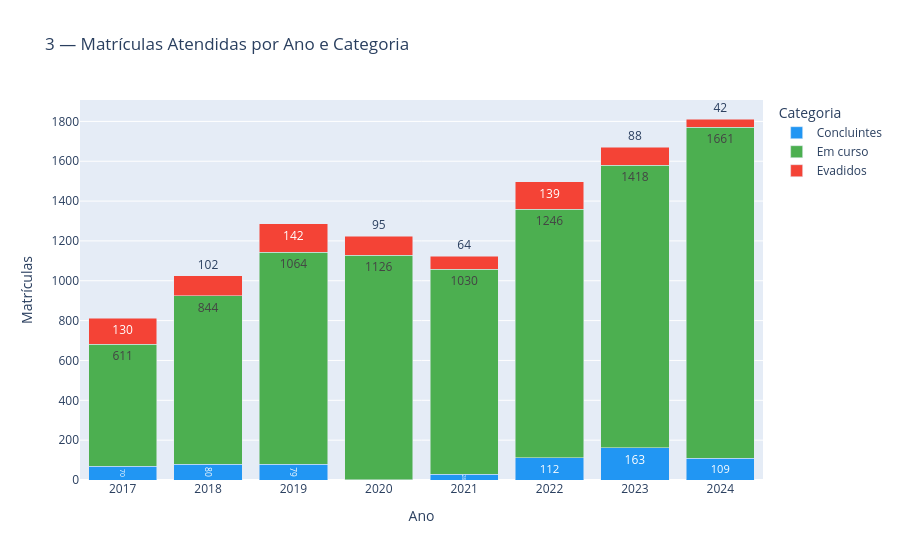

Here is the notebook cell this chart was saved with:
### Code cell
# Gráfico 3: Matrículas atendidas por ano e categoria

mat_cat = (
    df_dados_tratados.groupby(["Ano", "Categoria da Situação"])["Código da Matricula"]
    .count()
    .reset_index(name="Qtd")
)

fig_g3 = px.bar(
    mat_cat,
    x="Ano",
    y="Qtd",
    color="Categoria da Situação",
    barmode="stack",
    color_discrete_map=CORES_CATEGORIA,
    title="3 — Matrículas Atendidas por Ano e Categoria",
    labels={"Qtd": "Matrículas", "Categoria da Situação": "Categoria"},
    text_auto=True,
)
fig_g3.update_xaxes(tickmode="linear", dtick=1)
fig_g3.show()

### Figure 1 — Plotly figure (JSON) as saved in the notebook; plotly's stock layout.template omitted (floating-point values rounded to 4 significant figures)
{"data": [{"hovertemplate": "Categoria=Concluintes<br>Ano=%{x}<br>Matrículas=%{y}<extra></extra>", "legendgroup": "Concluintes", "marker": {"color": "#2196F3", "pattern": {"shape": ""}}, "name": "Concluintes", "orientation": "v", "showlegend": true, "textposition": "auto", "texttemplate": "%{y}", "type": "bar", "x": [2017, 2018, 2019, 2020, 2021, 2022, 2023, 2024], "xaxis": "x", "y": [70, 80, 79, 2, 28, 112, 163, 109], "yaxis": "y"}, {"hovertemplate": "Categoria=Em curso<br>Ano=%{x}<br>Matrículas=%{y}<extra></extra>", "legendgroup": "Em curso", "marker": {"color": "#4CAF50", "pattern": {"shape": ""}}, "name": "Em curso", "orientation": "v", "showlegend": true, "textposition": "auto", "texttemplate": "%{y}", "type": "bar", "x": [2017, 2018, 2019, 2020, 2021, 2022, 2023, 2024], "xaxis": "x", "y": [611, 844, 1064, 1126, 1030, 1246, 1418, 1661], "yaxis": "y"}, {"hovertemplate": "Categoria=Evadidos<br>Ano=%{x}<br>Matrículas=%{y}<extra></extra>", "legendgroup": "Evadidos", "marker": {"color": "#F44336", "pattern": {"shape": ""}}, "name": "Evadidos", "orientation": "v", "showlegend": true, "textposition": "auto", "texttemplate": "%{y}", "type": "bar", "x": [2017, 2018, 2019, 2020, 2021, 2022, 2023, 2024], "xaxis": "x", "y": [130, 102, 142, 95, 64, 139, 88, 42], "yaxis": "y"}], "layout": {"barmode": "stack", "legend": {"title": {"text": "Categoria"}, "tracegroupgap": 0}, "title": {"text": "3 — Matrículas Atendidas por Ano e Categoria"}, "xaxis": {"anchor": "y", "domain": [0, 1], "dtick": 1, "tickmode": "linear", "title": {"text": "Ano"}}, "yaxis": {"anchor": "x", "domain": [0, 1], "title": {"text": "Matrículas"}}}}
